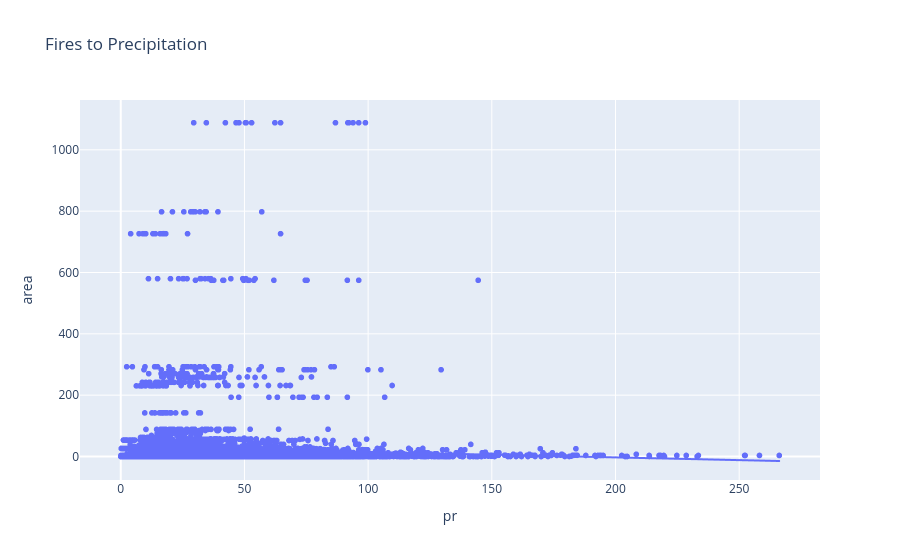

The code cell stored with this chart in its notebook:
### Code cell
fig1 = pl.scatter(merged, x = "pr", y = 'area', trendline="ols", title='Fires to Precipitation')
fig2 = pl.scatter(merged, x = "sfcWind", y = 'area', trendline="ols", title='Fires to Wind')
fig3 = pl.scatter(merged, x = "tasmax", y = 'area', trendline="ols", title='Fires to Temperature')

fig1.show()
fig2.show()
fig3.show()

### Figure 1 — Plotly figure (JSON) as saved in the notebook; plotly's stock layout.template omitted (floating-point values rounded to 4 significant figures; data arrays with more than 128 entries replaced by an {"elided": "..."} marker saying what was removed)
{"data": [{"hovertemplate": "pr=%{x}<br>area=%{y}<extra></extra>", "legendgroup": "", "marker": {"color": "#636efa", "symbol": "circle"}, "mode": "markers", "name": "", "showlegend": false, "type": "scattergl", "x": {"elided": "6390 float values"}, "xaxis": "x", "y": {"elided": "6390 mixed values"}, "yaxis": "y"}, {"hovertemplate": "<b>OLS trendline</b><br>area = -0.176997 * pr + 32.4847<br>R<sup>2</sup>=0.003298<br><br>pr=%{x}<br>area=%{y} <b>(trend)</b><extra></extra>", "legendgroup": "", "marker": {"color": "#636efa", "symbol": "circle"}, "mode": "lines", "name": "", "showlegend": false, "type": "scattergl", "x": {"elided": "6390 float values"}, "xaxis": "x", "y": {"elided": "6390 float values"}, "yaxis": "y"}], "layout": {"autosize": true, "legend": {"tracegroupgap": 0}, "title": {"text": "Fires to Precipitation"}, "xaxis": {"anchor": "y", "autorange": true, "domain": [0, 1], "range": [-16.09, 282.3], "title": {"text": "pr"}, "type": "linear"}, "yaxis": {"anchor": "x", "autorange": true, "domain": [0, 1], "range": [-89.81, 1178.0], "title": {"text": "area"}, "type": "linear"}}}
